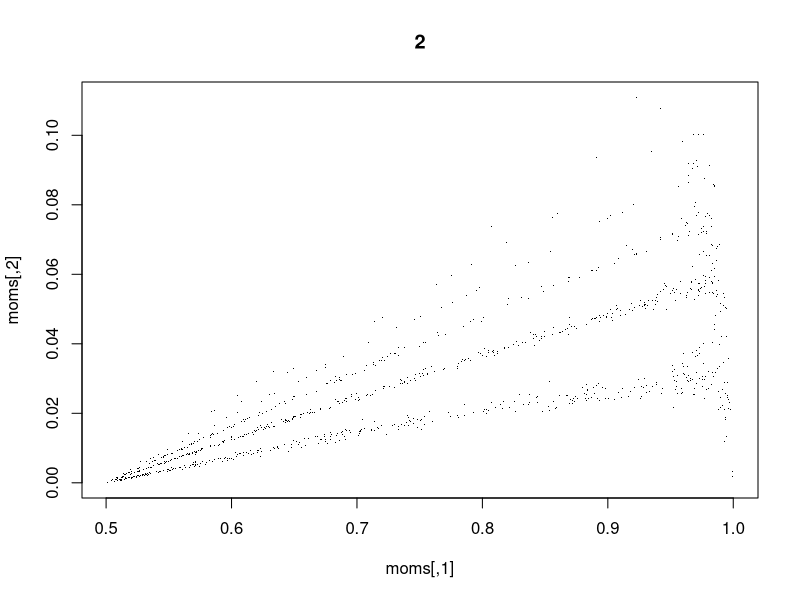
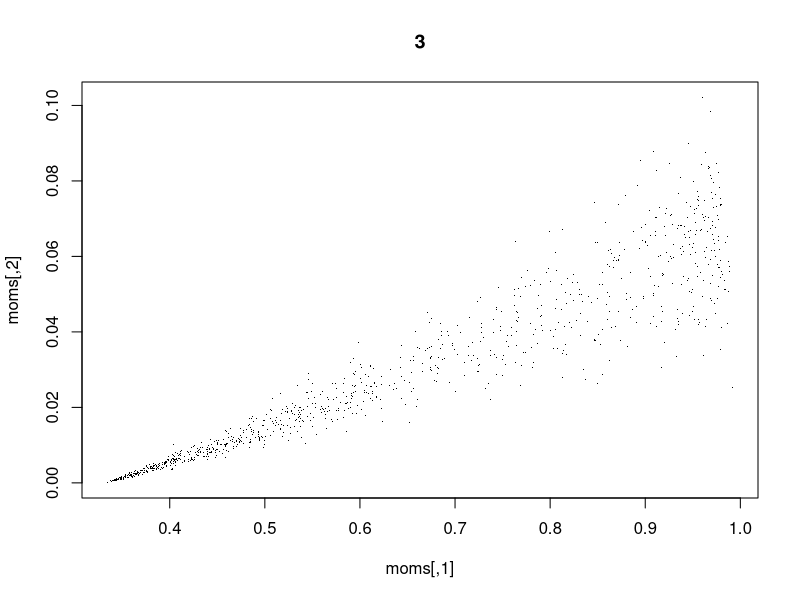
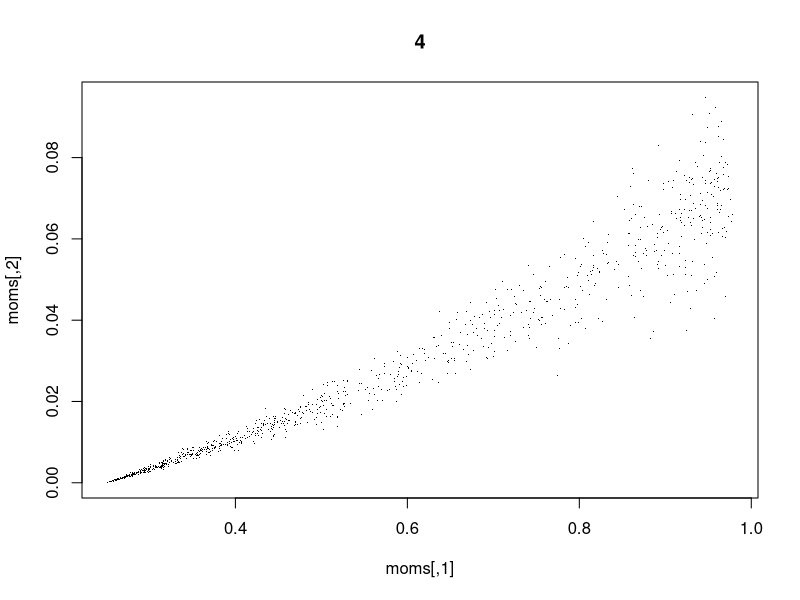

Here is the R script that generated these plots, in order: (Note: a time limit stopped this script after it produced the figures.)




generate_mat <- function(ny, nt, shape1 = 1) {
  mat <- matrix(rgamma(ny * nt, shape1), ny, nt)
  mat <- mat/rowSums(mat)
  mat
}

compute_moments <- function(mat, k, mc.reps = 100) {
  maxstat <- sapply(1:mc.reps, function(i) {
    aa <- mat[sample(nrow(mat), k, replace = TRUE), ]
    lala <- apply(aa, 2, max)/k
    sum(lala)
  })
  c(mean(maxstat), sd(maxstat))
}


ny <- 100
nt <- 100
shape1 <- 0.1
mat <- generate_mat(ny, nt, shape1)
rowSums(mat)
# image(mat)


mats <- lapply(1:1000, function(i) {
  generate_mat(ny, nt, exp(3 * rnorm(1)))
})

allmoms <- list()
for (k in 2:20) {
  moms <- do.call(rbind, lapply(mats, compute_moments, k = k))
  allmoms <- c(allmoms, list(moms))
  plot(moms, pch = ".")
  title(k)
}

plot(do.call(rbind, allmoms), pch = ".", col = "white")
for (i in 1:length(allmoms)) {
  points(allmoms[[i]], col = rainbow(length(allmoms))[i], pch = ".", cex = 2)
}
